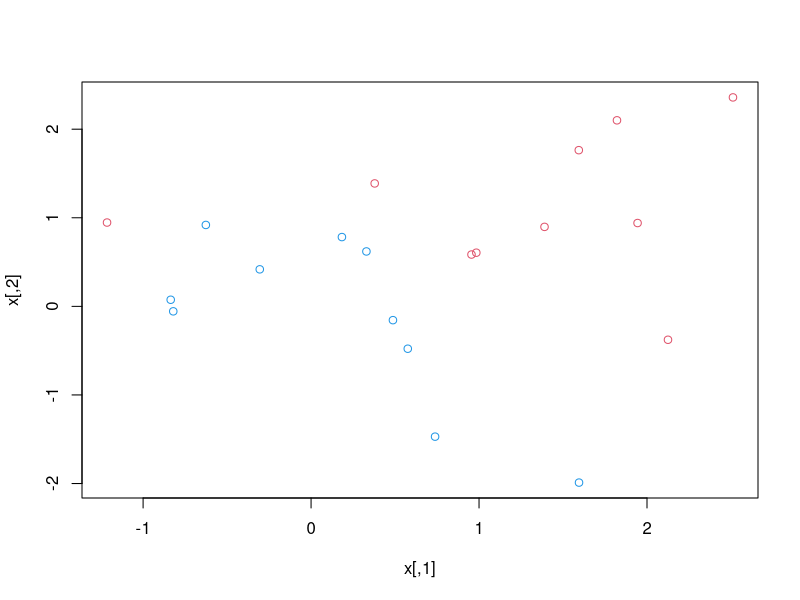
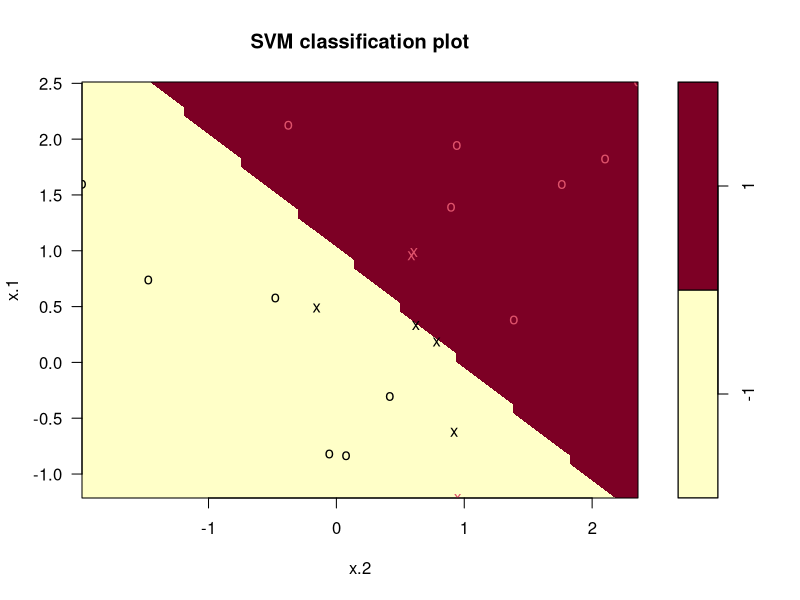
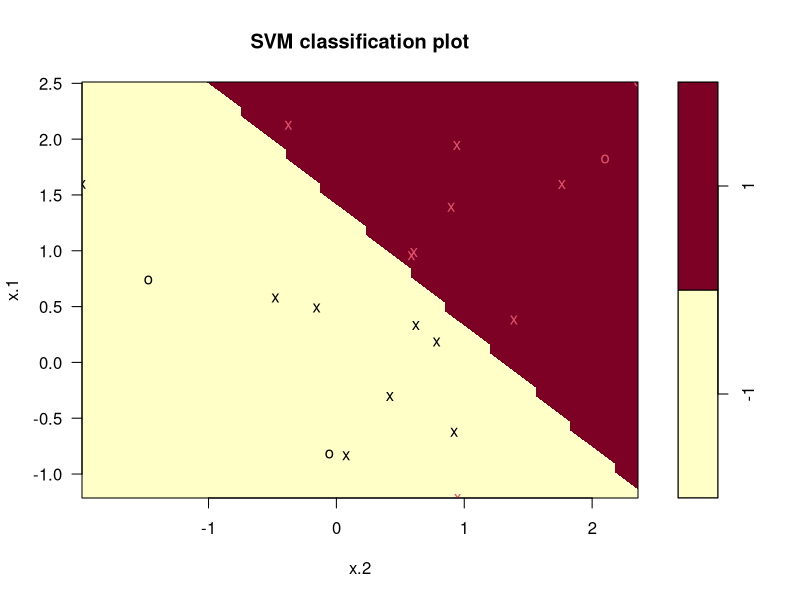
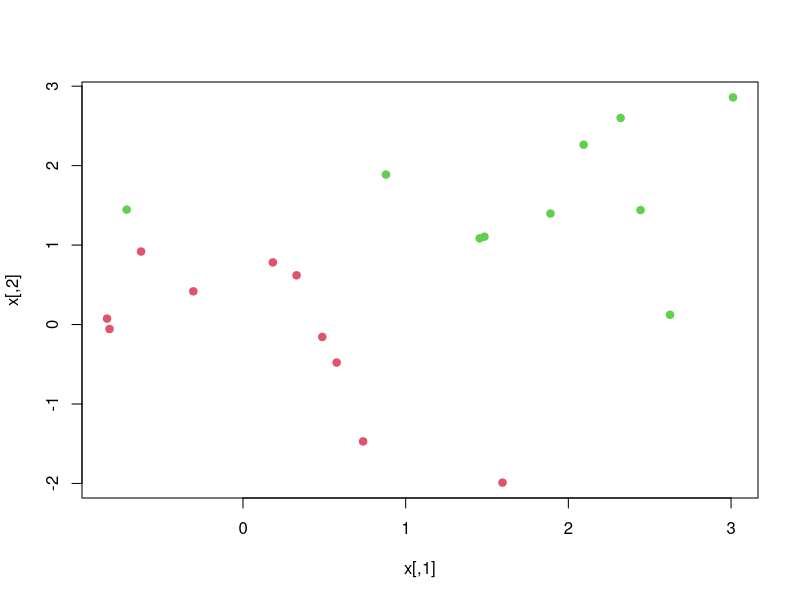
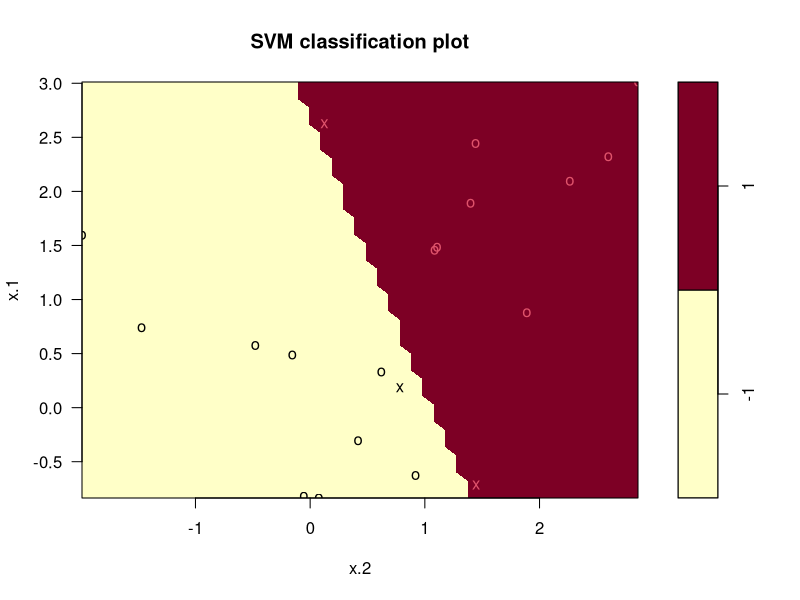
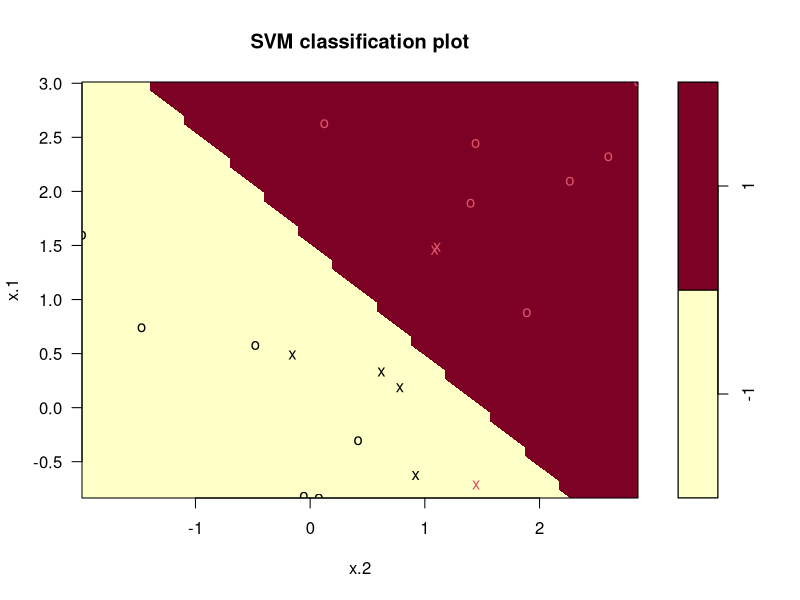
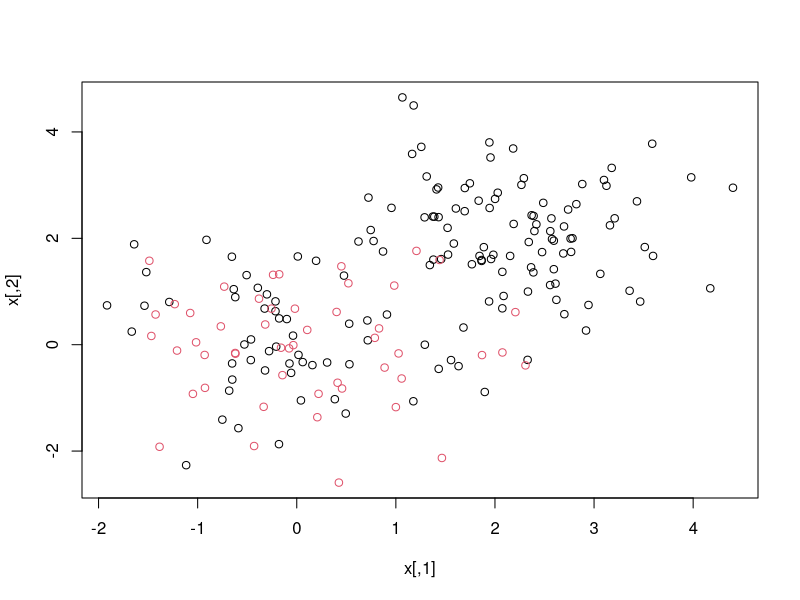
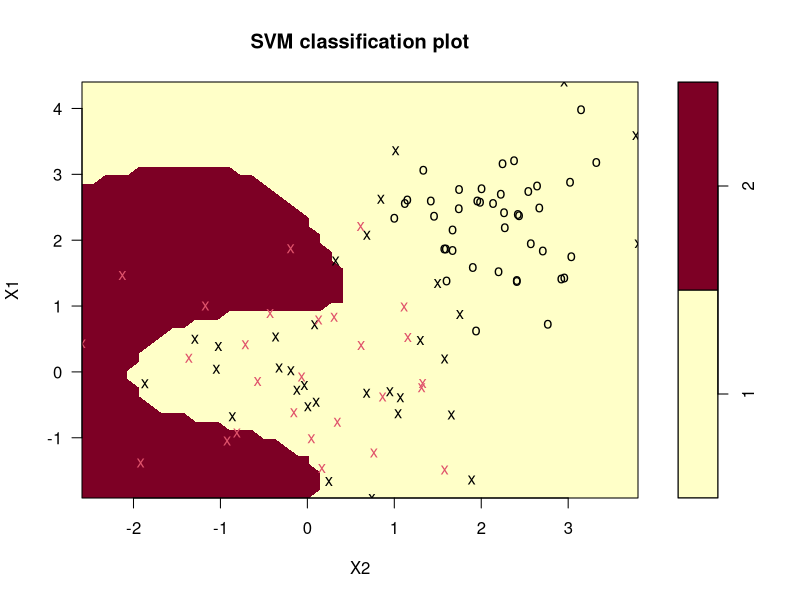

The R source for these figures, in order:
### ISLR Chapter 9 Lab - Support Vector Machines

## 9.1 Support vector classifier on a toy example
set.seed(1)
x <- matrix(rnorm(20*2),ncol=2)
y <- c(rep(-1,10),rep(1,10))
x[y==1,]<-x[y==1,]+1

# Check to see if the classes are separable
plot(x, col=3-y)
# Not linearly anyhow, it appears

# Run the SVC - need to get things in a data frame, and
# make the classes a factor, and don't normalize
df <- data.frame(x=x, y=as.factor(y))
library(e1071)
svm.fit <- svm(y~.,data=df,kernel='linear',cost=10,scale=FALSE)

# Show a plot of the model
# x's are the support vectors
# red points are the true 1s, black are true -1s
# blue area is assigned -1, pink area assigned 1
# So one red point is misclassified, no black ones are
plot(svm.fit,df)

# Which observations are the support vectors, ie points in 
# the 'fuzzy zone'?
svm.fit$index

# Basic info about fit
summary(svm.fit)

# Try smaller value of cost
svm.fit <- svm(y~., data=df, kernel='linear', scale=FALSE, cost=0.1)
plot(svm.fit, df)
svm.fit$index
# As expected there are a lot more support vectors in the fuzzy zone
# Still only got one wrong

# Weird - SVM doesn't give you directly the coeffs of the line

# Cross-validate for best cost
set.seed(1)
tune.out <- tune(svm, y~., data=df, kernel='linear', 
  ranges=list(cost=c(0.001, 0.01,0.1,1,5,10,100)))
summary(tune.out)
bestmod <- tune.out$best.model
summary(bestmod)

# Make predictions on test data
xtest=matrix(rnorm(20*2), ncol=2)
ytest=sample(c(-1,1), 20, rep=TRUE)
xtest[ytest==1,]= xtest[ytest==1,] + 1
testdat=data.frame(x=xtest , y=as.factor(ytest))
ypred<- predict(bestmod, testdat)
table(predict=ypred, truth=testdat$y)

# Try with cost of 0.01
svmfit=svm(y~., data=df , kernel="linear", cost=.01,
    scale=FALSE)
ypred=predict(svmfit ,testdat)
table(predict=ypred , truth=testdat$y )

# What about when they're neatly linearly separable?
x[y==1,]=x[y==1,]+0.5
plot(x, col=(y+5)/2, pch=19)
dat=data.frame(x=x,y=as.factor(y))
svmfit=svm(y~., data=dat , kernel="linear", cost=1e5)
summary(svmfit)
plot(svmfit, dat)

svmfit=svm(y~., data=dat , kernel="linear", cost=1)
summary(svmfit)
plot(svmfit, dat)

## 9.2 Support Vector Machines

# Mock up some data
set.seed(1)
x<-matrix(rnorm(200*2), ncol=2)
x[1:100,] <- x[1:100,]+2
y<-c(rep(1,150),rep(2,50))
dat <- data.frame(x, y=as.factor(y))

plot(x, col=y)

train <- sample(200,100)
svmfit <- svm(y~., data=dat[train,], kernel='radial', gamma=1, cost=1)
plot(svmfit, dat[train,])
summary(svmfit)

svmfit <- svm(y~., data=dat[train,], kernel='radial', gamma=1, cost=1e5)
plot(svmfit, dat[train,])

# Cross validate for best cost and gamma
set.seed(1)
tune.out <- tune(svm, y~.,data=dat[train,],kernel='radial',
  ranges=list(cost=c(0.1,1,10,100,1000),
  gamma=c(0.5,1,2,3,4)))
summary(tune.out)
table(true=dat[-train ,"y"], pred=predict(tune.out$best.model, newx=dat[-train ,]))
